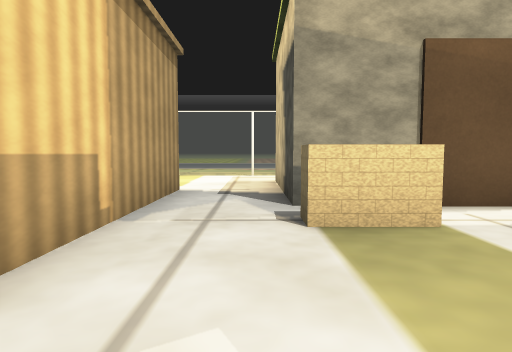
[1] (above)

24 first-person views from a walk through a world built for the Gazebo simulator. The camera is 0.72 m above the floor, tilts 4° down and sees 75° across. The floor is counted in squares, 1 m on a side. Each view is taken from the middle of a square. On the plan, view 1 faces up. The plan holds only what a view shows up to about 10 squares ahead; the rest is blank. The place goes on beyond the plan.

[2]
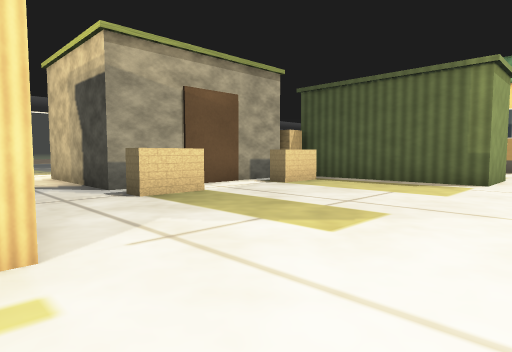

[3]
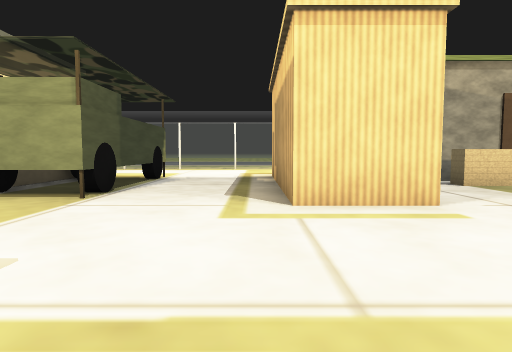

[4]
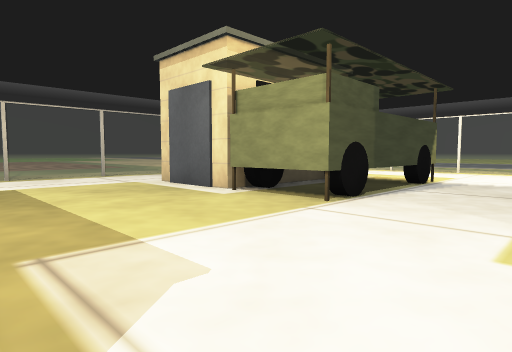

[5]
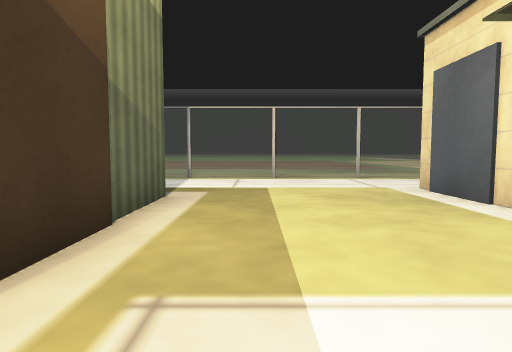

[6]
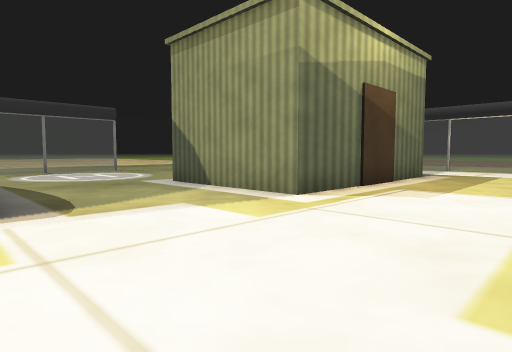

[7]
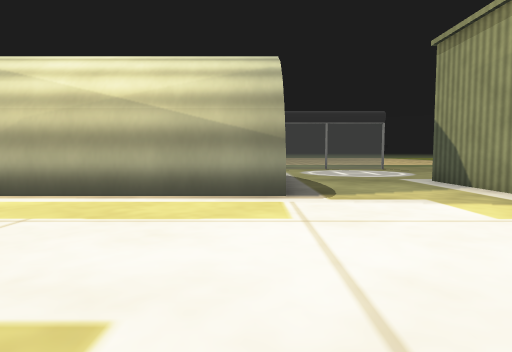

[8]
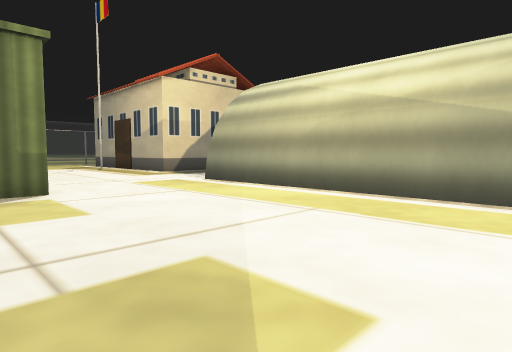

[9]
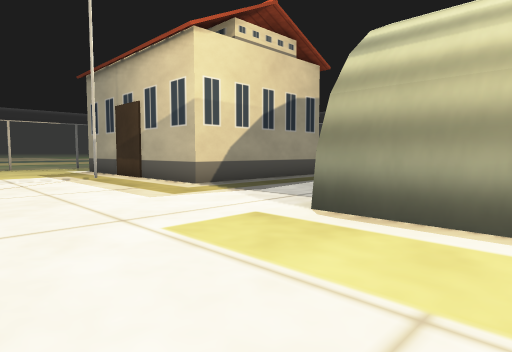

[10]
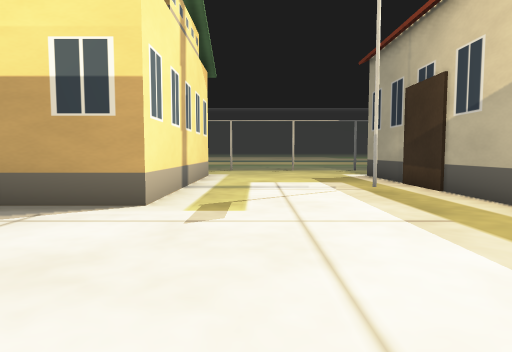

[11]
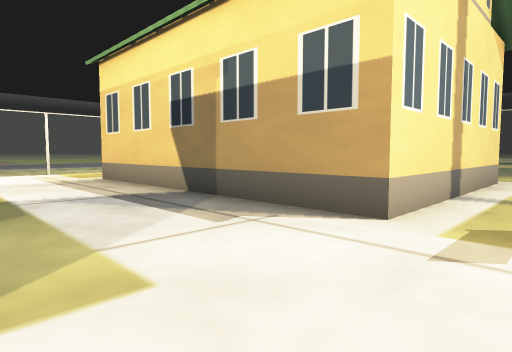

[12]
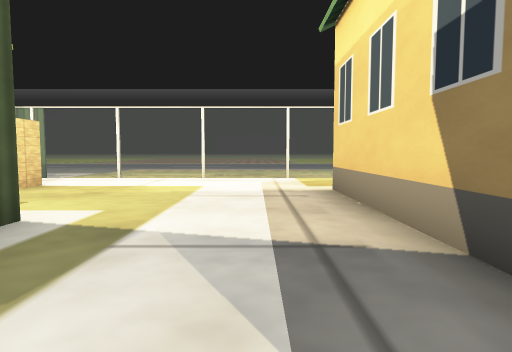

[13]
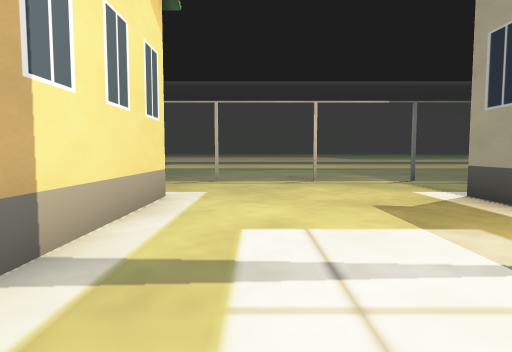

[14]
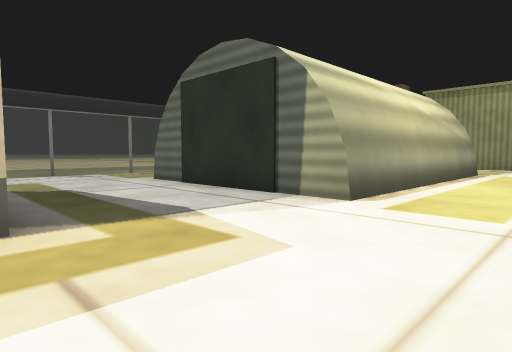

[15]
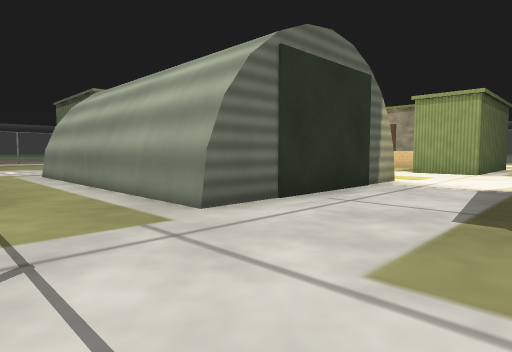

[16]
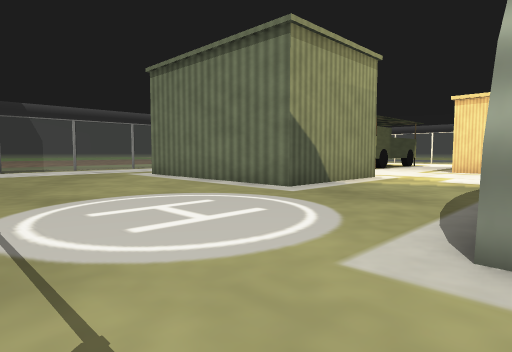

[17]
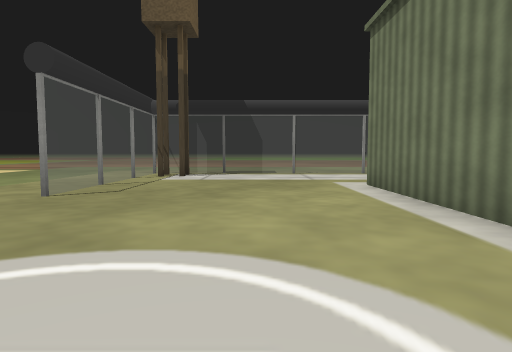

[18]
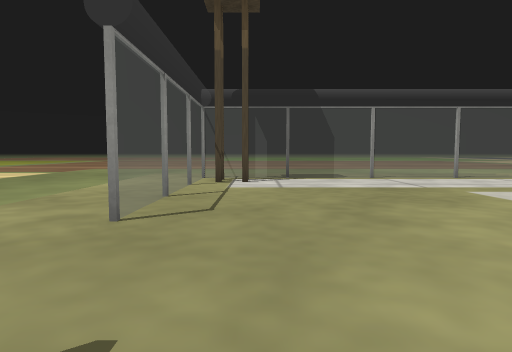

[19]
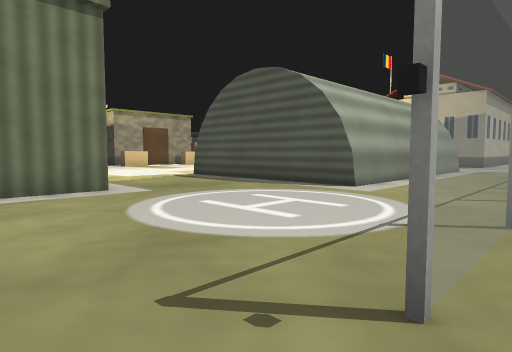

[20]
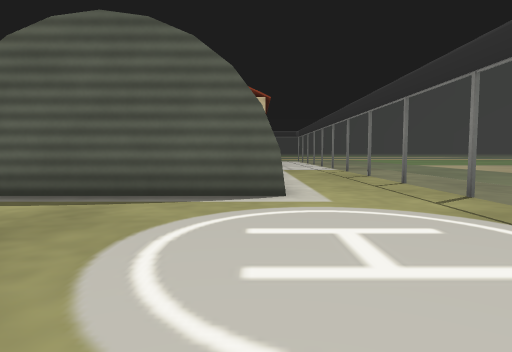

[21]
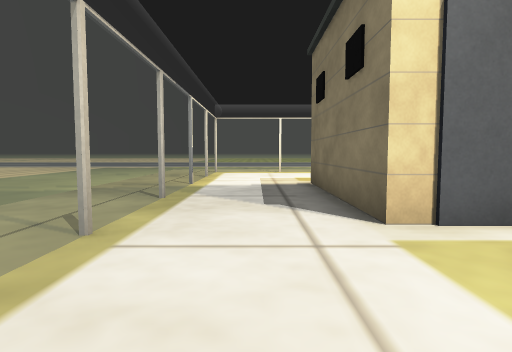

[22]
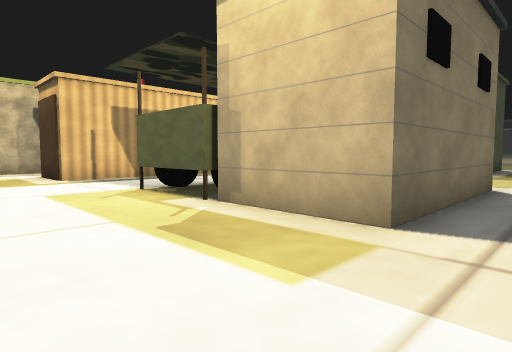

[23]
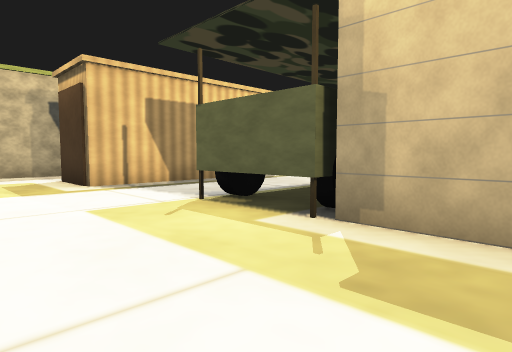

[24]
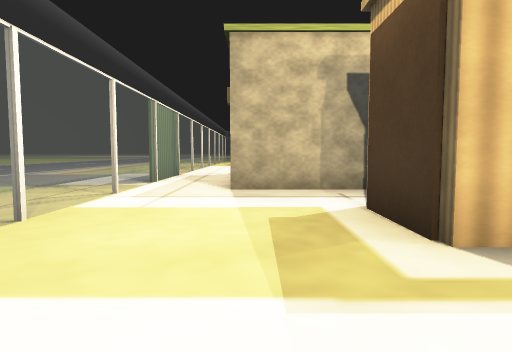

### Floor plan
Key: @ floor where view 1 was taken; . main floor; - floor 0.05 m lower than the main floor; = window, fence, low wall or low ledge; B grey box; C container; R brown box; A car; P grey post; T tower; L black box; O other object.
Columns run from 17 left of view 1 to 23 right of it. Each row starts with its distance up from view 1.
 11               .....P===.P.PP.P.
 10               PP=P=P..O========
  9     .................. ........
  8 -.O=..............B    R.......
  7 -..=..............B    R......O
  6 -.P=..OOAAA...CC..B    R......O
  5 -..=..O A A...CC..BBBBBR .....O
  4 -..=..O   A...CC....R...CC....O
  3 -.P=..O   A...CC..RR.RR.C ....O
  2  ..=..O A A...CC........C ....O
  1  .P=..OO.AA...CC........C ....O
  0   .=.............@......CC....OOOOOO...=.
 -1   P=..................................P=.
 -2   P=...................................=.
 -3   .=..................................P=.
 -4   .P...OOOOOO.........................P=.
 -5   .         O....OOOOOOOO.......O......=.
 -6   .P.       O....OOOOOOOO....OOOOOOO...P.
 -7   .=...OOOOOO....OOOOOOOO....OO       .=.
 -8   .=.............O      O....O
 -9   .P.............OOOOOOOO....O
-10   .=.............OOOOOOOO....
-11   .P.........................
-12   .=.........................
-13   TP=.PP....P.........  .....
-14   ..PP==P..L= P P==P      O=

Positions as (right, up) in squares from view 1, and headings:
1: (0, 0), facing up
2: (-2, -2), facing up-right
3: (-4, -4), facing up
4: (-4, -3), facing up-left
5: (-5, -2), facing left
6: (0, 0), facing down-left
7: (0, 1), facing down
8: (0, 1), facing down-right
9: (5, -1), facing down-right
10: (8, -2), facing right
11: (9, -2), facing up-right
12: (11, 1), facing up
13: (13, -2), facing right
14: (12, -2), facing down-left
15: (11, -13), facing up-left
16: (0, -13), facing up-left
17: (-3, -10), facing left
18: (-5, -12), facing left
19: (-7, -14), facing up-right
20: (-6, -10), facing right
21: (-13, -2), facing up
22: (-13, 9), facing down-right
23: (-11, 9), facing down-right
24: (-6, 8), facing right
